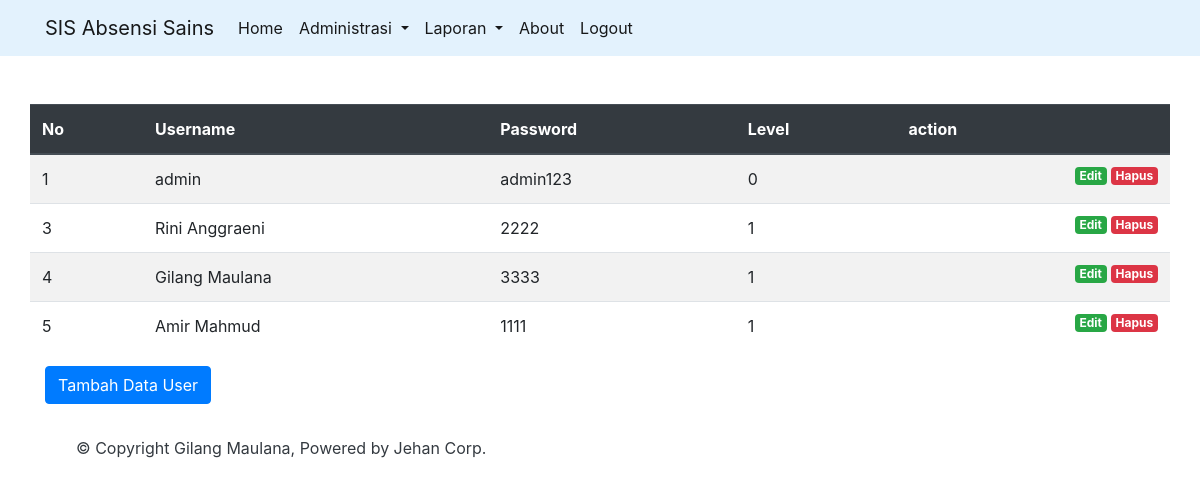
Page /sainsabsensi/public/user (signed in) on the committed database.
### tables this page shows
CREATE TABLE `user` (
  `id` int(11) NOT NULL,
  `username` varchar(20) NOT NULL,
  `password` varchar(20) NOT NULL,
  `level` varchar(20) NOT NULL
);

### sainsabsensi/app/core/Controller.php (called while the page is built, shortened)
<?php
class Controller
{
	public function view($view, $data = [])
	{
		extract($data);
		require_once '../app/views/' . $view . '.php';
	}
	public function model($model)
	{
		return new $model;
	}
}

### sainsabsensi/app/controllers/User.php (called while the page is built, shortened)
<?php
class User extends Controller {
	public function index()
	{
		$data['judul'] = 'Data User';
		$data['user'] = $this->model('User_model')->getAllUser();
		$this->view('user/index', $data);
	}
}

### sainsabsensi/app/core/App.php (called while the page is built, shortened)
<?php
class App {
	protected $method = 'index';
	protected $params = [];
	public function __construct()
	{
		$this->controller = new $this->controller;
		call_user_func_array([$this->controller, $this->method], $this->params);
	}
}

### sainsabsensi/public/index.php (called while the page is built, shortened)
<?php
$app = new App;

### sainsabsensi/app/core/Database.php (called while the page is built, shortened)
<?php
class Database {
	private $host = DB_HOST;
	private $user = DB_USER;
	private $pass = DB_PASS;
	private $db_name = DB_NAME;
	private $dbh;
	private $stmt;
	public function __construct()
	{
		$dsn = 'mysql:host=' . $this->host . ';dbname=' . $this->db_name;
		$option = [
			PDO::ATTR_PERSISTENT => true,
			PDO::ATTR_ERRMODE => PDO::ERRMODE_EXCEPTION
		];
		try{
			$this->dbh = new PDO($dsn, $this->user, $this->pass, $option);
		}catch(PDOException $e) {
			die($e->getMessage());
		}
	}
	Public function query($query)
	{
		$this->stmt = $this->dbh->prepare($query);
	}
	public function execute()
	{
		$this->stmt->execute();
	}
	public function resultSet()
	{
		$this->execute();
		return $this->stmt->fetchAll(PDO::FETCH_ASSOC);
	}
}

### sainsabsensi/app/models/User_model.php (called while the page is built, shortened)
<?php
class User_model{
	private $table = 'user';
	private $db;
	public function __construct()
	{
		$this->db = new Database;
	}
	public function getAllUser()
	{
		$this->db->query('SELECT * FROM ' . $this->table);
		return $this->db->resultSet();
	}
}

### sainsabsensi/app/views/user/index.php (the view, shortened to what this page needs)
<div class="container mt-5">
	<div class="row">
   <table class="table table-striped table-Secondary">
      <thead class="thead-dark">
        <tr>
            <th scope="col">No</th>
            <th scope="col">Username</th>
            <th scope="col">Password</th>
            <th scope="col">Level</th>
               <th>action</th>
        </tr>
  </thead>
  <tbody>
    <?php foreach ($data['user'] as $value): ?>
      <tr>
        <td><?php echo $value["id"] ?></td>
        <td><?php echo $value["username"] ?></td>
        <td><?php echo $value["password"] ?></td>
        <td><?php echo $value["level"] ?></td>
        <td><a href="<?php echo BASEURL; ?>/user/hapus/<?php echo $value['id']; ?>
            " class="badge badge-danger float-right ml-1"
            onclick="return confirm('Apakah anda yakin ingin menghapus data ini?'); ">Hapus</a>
            <a href="<?php echo BASEURL; ?>/user/edit/<?php echo $value['id']; ?>
            " class="badge badge-success float-right ml-1 tampilModalEdit"
            data-toggle="modal" data-target="#forModal" data-id="<?php echo $value['id']; ?>">Edit</a></td>
      </tr>
    <?php endforeach; ?>
  </tbody>
</table>
</div>
<button type="button" class="btn btn-primary tombolTambahData" data-toggle="modal" data-target="#forModal">
  Tambah Data User
</button>

### rows in the picture
user: id "1", username "admin", password "admin123", level "0"
user: id "3", username "Rini Anggraeni", password "2222", level "1"
user: id "4", username "Gilang Maulana", password "3333", level "1"
user: id "5", username "Amir Mahmud", password "1111", level "1"
